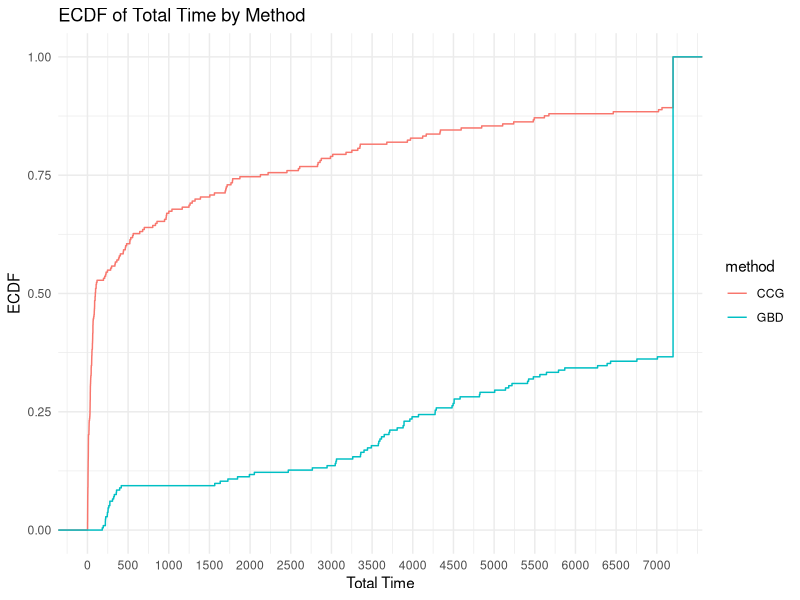
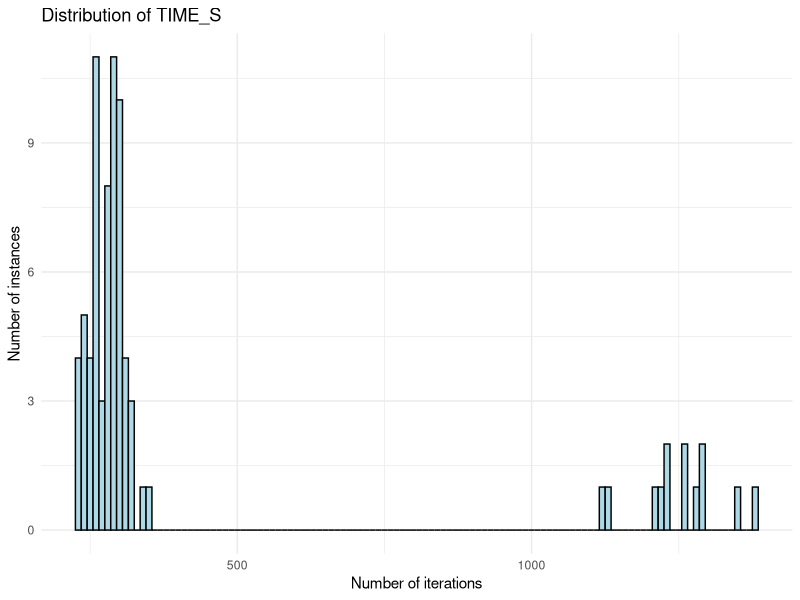
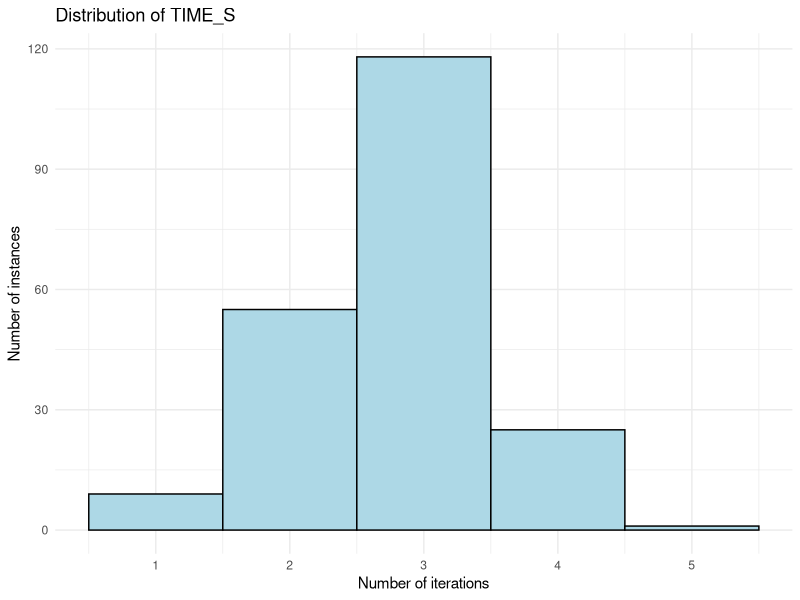

Write the R code that produced these figures, in order.
## ---- chunk 1
library(rmarkdown)
library(kableExtra)
library(ggplot2)
suppressPackageStartupMessages(library(dplyr))
## ---- chunk 2
results = read.table("./results.csv", header = FALSE, sep = ',')
colnames(results) <- c("tag", "instance", "n_servers", "n_clients", "Gamma", "deviation", "time_limit", "method", "total_time", "master_time", "separation_time", "best_bound", "iteration_count", "fail")
results$tag = NULL
## ---- chunk 3
sum(results$fail)
## ---- chunk 4
results$p = results$Gamma / results$n_clients
results$p = ceiling(results$p / .05) * .05
## ---- chunk 5
results = results[results$n_servers != 20 & results$n_clients != 40,]
results = results[results$n_servers != 20 & results$n_clients != 50,]
#results = results[results$n_servers != 25 & results$n_clients != 25,]
## ---- chunk 6
paged_table(results)
## ---- chunk 7
time_limit = 7200
## ---- chunk 8
ggplot(results, aes(x = total_time, color = method)) +
  stat_ecdf(geom = "step") +
  xlab("Total Time") +
  ylab("ECDF") +
  labs(title = "ECDF of Total Time by Method")  +
  scale_x_continuous(breaks = seq(0, max(results$total_time), by = 500), labels = seq(0, max(results$total_time), by = 500)) +
  theme_minimal()

## ---- chunk 9
results_solved = results %>%
  filter(total_time < time_limit) %>%
  group_by(method, n_servers, n_clients, p, deviation) %>%
  summarize(
    solved = n(),
    total_time = mean(total_time),
    master_time = mean(master_time),
    separation_time = mean(separation_time),
    solved_iteration_count = mean(iteration_count),
    .groups = "drop"
  ) %>%
  ungroup()
## ---- chunk 10
results_unsolved <- results %>%
  filter(total_time >= time_limit) %>%
  group_by(method, n_servers, n_clients, p, deviation) %>%
  summarize(
    unsolved = n(),
    unsolved_iteration_count = mean(iteration_count),
    .groups = "drop"
  ) %>%
  ungroup()

## ---- chunk 11
final_result <- merge(results_solved, results_unsolved, by = c("method", "n_servers", "n_clients", "p", "deviation"), all = TRUE)
## ---- chunk 12
final_result[is.na(final_result)] = 0
## ---- chunk 13
knitr::kable(final_result, 
               digits = c(0, 0, 2, 2, 2, 0, 2, 2, 2, 2, 0, 2), 
               col.names = c("Method", "|V_1|", "|V_2|", "p", "dev", "Count", "Total", "Master", "Sepatation", "# Iter", "Count", "# Iter"),
               caption = "Summary table"
             ) %>%
      kable_classic() %>%
      add_header_above(c(" " = 5, "Solved instances" = 5, "Unsolved instances" = 2)
)
## ---- chunk 14
ggplot(results[results$total_time < time_limit & results$method == "GBD",], aes(x = iteration_count)) +
  geom_histogram(binwidth = 10, fill = "lightblue", color = "black") +
  labs(
    title = "Distribution of TIME_S",
    x = "Number of iterations",
    y = "Number of instances"
  ) +
  theme_minimal()
## ---- chunk 15
ggplot(results[results$total_time < time_limit & results$method == "CCG",], aes(x = iteration_count)) +
  geom_histogram(binwidth = 1, fill = "lightblue", color = "black") +
  labs(
    title = "Distribution of TIME_S",
    x = "Number of iterations",
    y = "Number of instances"
  ) +
  theme_minimal()
